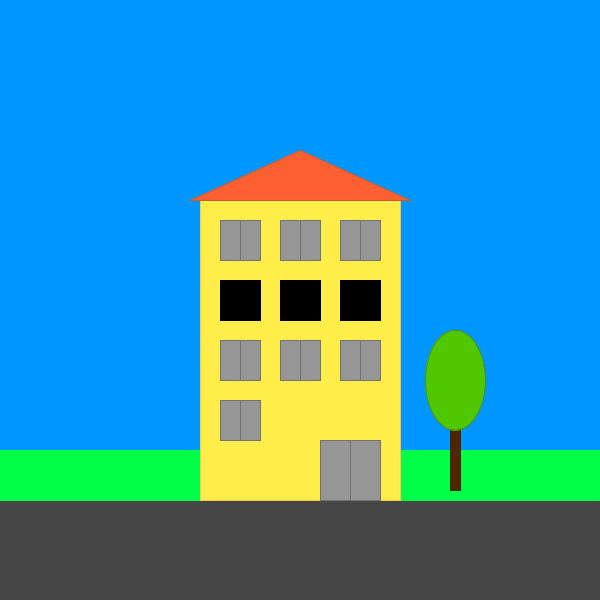
Frame 1 (no input)
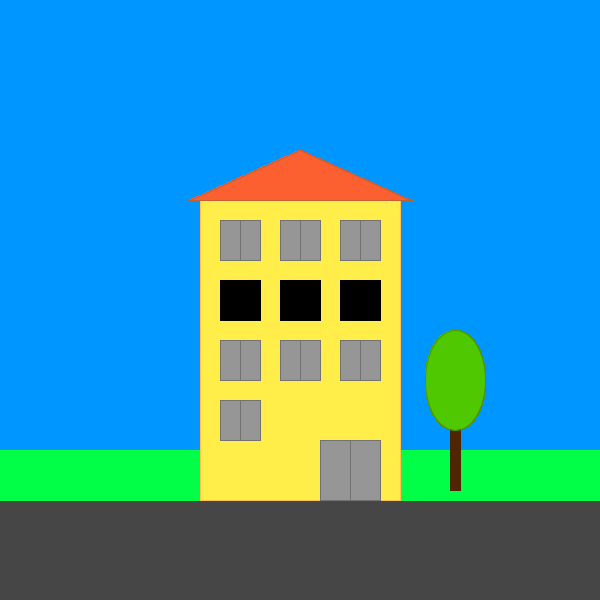
Frame 60 (the mouse pressed at the canvas centre just before this capture)
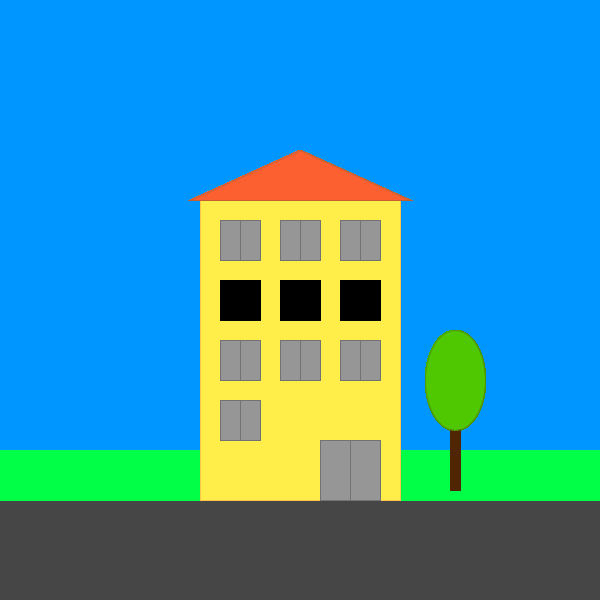
Frame 120 (the mouse held since frame 60 and released just before this capture)

The Processing sketch that drew these frames (run headless with seeded random() and noise(); from frame 60 on, the mouse is pressed at the canvas centre):

// Processing sketch: Tarefa 2
// ── Tarefa 2.pde
void setup() {
  size(600, 600);
  background(0,150,255);
  frameRate(60);
}

void draw(){
  //Asfalto
  fill(70, 70, 70);
  stroke(70, 70, 70);
  quad(0,500,600,500,600,600,0,600);
  
  //Grama
  fill(0, 255, 70);
  stroke(0, 255, 70);
  quad(0,450,600,450,600,500,0,500);
  
  //Arvore
  fill(80, 37, 1);
  stroke(80, 37, 1);
  quad(450,420,460,420,460,490,450,490);
  fill(80, 200, 1);
  stroke(80, 149, 1);
  ellipse(455, 380, 60, 100);
  
  
  //Casa
  fill(255, 237, 73);
  stroke(255, 196, 73);
  quad(200,200,400,200,400,500,200,500);
  
  //Telhado
  fill(252, 96, 49);
  stroke(194, 96, 49);
  triangle(300, 150, 190, 200, 410, 200);
  
  //Porta
  fill(150, 150, 150);
  stroke(114, 114, 114);
  quad(320, 440, 350, 440, 350, 500, 320, 500);
  quad(350, 440, 380, 440, 380, 500, 350, 500);
  
  //Janelas
  for(int i=1; i<4; i++){
    janela(i*60,0,1);
    janela(i*60,60,0);
    janela(i*60,120,1);
  }
  janela(60,180,1);

  save("exercicio.png");
}

void janela(int x, int y, int c){
  if(c == 0){
    fill(0, 0, 00);
    stroke(0, 0, 0);
  }
  else{
    fill(150, 150, 150);
    stroke(114, 114, 114);
  }
  quad(160+x, 220+y, 180+x, 220+y, 180+x, 260+y, 160+x, 260+y);
  quad(180+x, 220+y, 200+x, 220+y, 200+x, 260+y, 180+x, 260+y);
}
